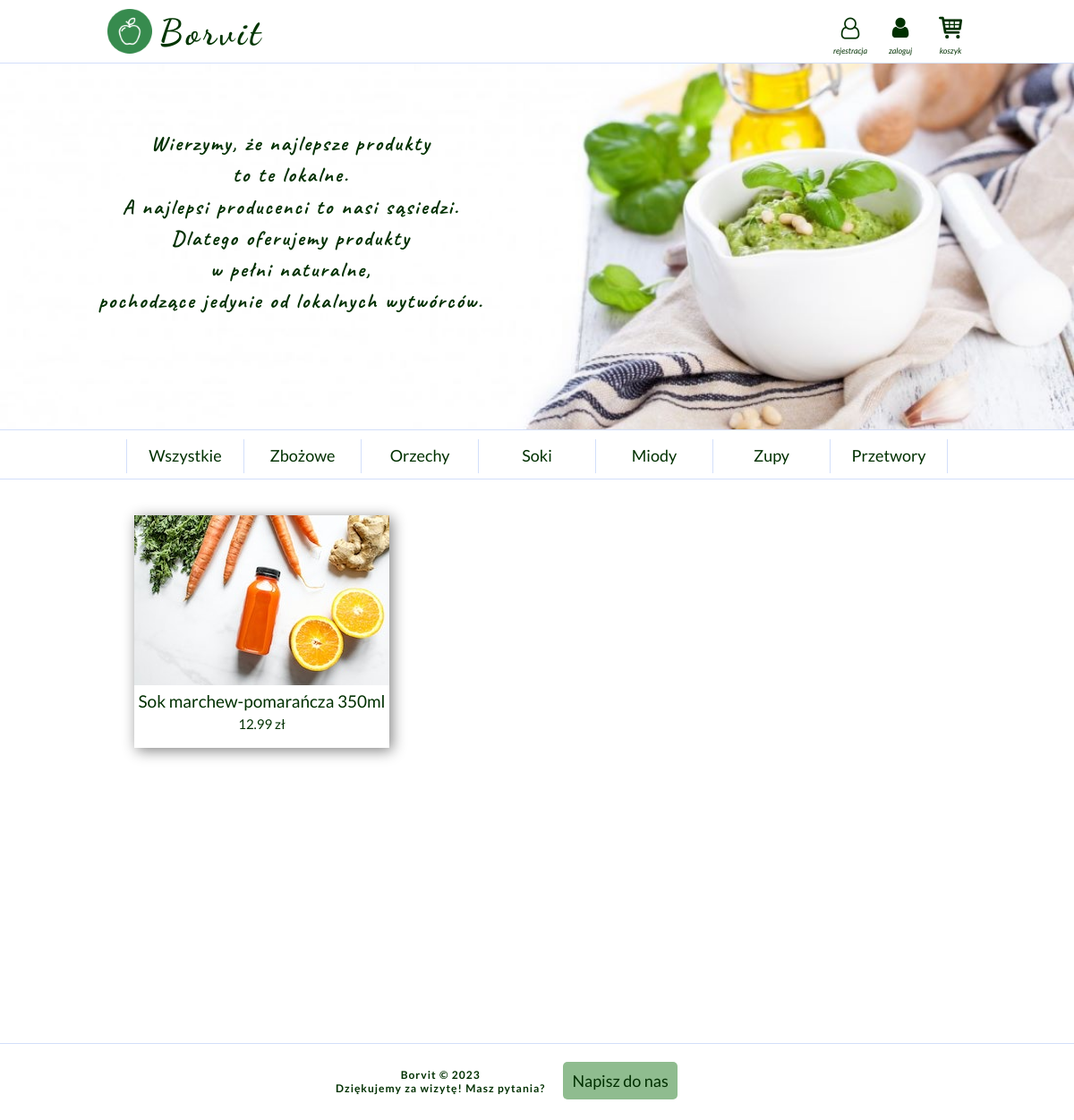
Page /shop/index.php?category_id=3 on the committed database.
### tables this page shows
CREATE TABLE `categories` (
  `category_id` int(11) NOT NULL,
  `category_name` varchar(50) NOT NULL
);

CREATE TABLE `products` (
  `id` int(11) NOT NULL,
  `indeks` varchar(10) NOT NULL,
  `name` varchar(160) NOT NULL,
  `description` text NOT NULL,
  `price` double NOT NULL,
  `category_id` int(11) NOT NULL
);

### shop/index.php (the view, shortened to what this page needs)
<?php
	require('header.php');
	$pdo = require 'connect.php';
		function show_category($category_id = null) {
			global $conn;
			if($category_id) {
				$stmt = $conn->prepare("SELECT * FROM products WHERE category_id= :cid");
				$stmt->bindValue(':cid', $category_id, PDO::PARAM_INT);
				$stmt->execute();
			}
			else {
				$stmt = $conn->prepare("SELECT * FROM products");
				$stmt->execute();
			}
			while($row = $stmt->fetch(PDO::FETCH_ASSOC)) {
			$indeks = $row['indeks'];
			$id = $row['id'];
			$images = getProductPictures($indeks);
			if(!empty($images)) {
				$image = $images[0];
			}
			else {
				$image = 'no-photo.jpg';
			}
			echo "<div class='product'>";
			echo "<a href='product.php?id=$id'><img src='img/mini/$image'>".$row['name']."<br />";
			echo "<span style='font-size:15px;'>".$row['price']." zł</span></a></div>";
			}
		}
		if (isset($_GET['category_id'])) {
			$category_id = $_GET['category_id'];
		}
		else {
			$category_id = null;
		}
		show_category($category_id);
	require('footer.php');
?>

### shop/functions.php (shortened to what this page needs)
<?php
	function showMenu () {
		global $conn, $session;
		$stmt = $conn->prepare("SELECT * FROM categories");
		$stmt -> execute();
		echo "<ol>";
		echo "<li><a href='index.php'>Wszystkie</a></li>";
		while($row = $stmt -> fetch(PDO::FETCH_ASSOC)) {
			$category_name = $row['category_name'];
			$category_id = $row['category_id'];
			echo "<li><a href='index.php?category_id=$category_id'>$category_name</a></li>";
		}
		echo "</ol>";
	}
	function getProductPictures($indeks) {
		$images = array();
		for($i=0; $i<10; $i++) {
			$filename = $indeks."-".$i.".jpg";
			$filepath = "img/$filename";
			if(file_exists($filepath)) {
				$images[] = $filename;
			}
		}
		return $images;
	}
?>

### shop/style.css (style rules this page uses)
body { background-color:#F5FFFA; margin: 0px !important; font-family: 'Lato', sans-serif; font-size: 20px; color: #003000; }
a:link { text-decoration:none; color: #003000; }
ol { padding:0; margin:0; list-style-type:none; font-size:18px; height:30px; line-height: 200%; display: inline-block; }
ol a { display:block; }
ol > li { float: left; width:130px; height:38px; border-right:1px solid #D3DFFA; }
ol > li:first-child { border-left:1px solid #D3DFFA; }
.product { font-size:19px; line-height:130%; text-align:center; background-color: #FFF; margin:15px 10px; width: 285px; height: 260px; float: left; display: inline-block; -webkit-box-shadow: 3px 3px 15px 0px rgba(128,128,128,1); -moz-box-shadow: 3px 3px 15px 0px rgba(128,128,128,1); box-shadow: 3px 3px 15px 0px rgba(128,128,128,1); overflow: hidden; transition: all 0.3s ease-in-out; }

### rows in the picture
categories: category_name "Zbożowe"
categories: category_name "Orzechy"
categories: category_name "Soki"
categories: category_name "Miody"
categories: category_name "Zupy"
categories: category_name "Przetwory"
products: name "Sok marchew-pomarańcza 350ml", price "12.99"
